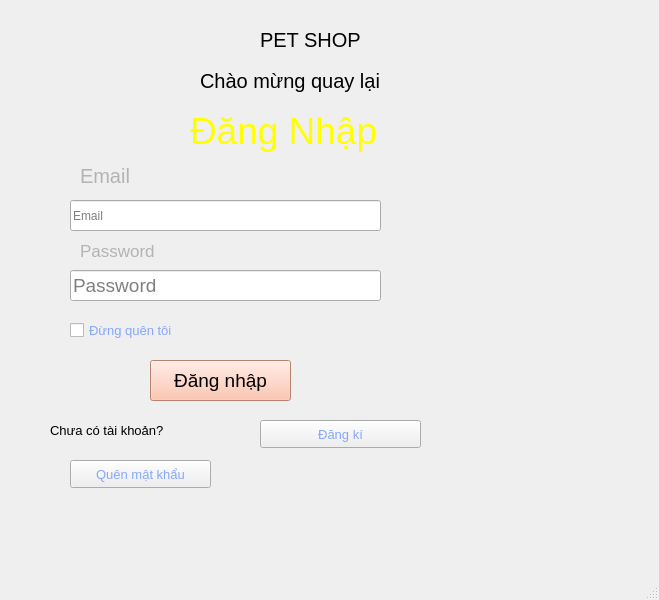
<?xml version="1.0" encoding="UTF-8"?>
<ui version="4.0">
 <class>Login</class>
 <widget class="QMainWindow" name="Login">
  <property name="geometry">
   <rect>
    <x>0</x>
    <y>0</y>
    <width>659</width>
    <height>600</height>
   </rect>
  </property>
  <property name="windowTitle">
   <string>MainWindow</string>
  </property>
  <property name="styleSheet">
   <string notr="true">background-image: url(:/newPrefix/Downloads/IMG_6911.webp);</string>
  </property>
  <widget class="QWidget" name="centralwidget">
   <widget class="QLabel" name="label_6">
    <property name="geometry">
     <rect>
      <x>260</x>
      <y>30</y>
      <width>271</width>
      <height>20</height>
     </rect>
    </property>
    <property name="styleSheet">
     <string notr="true">font-size:15pt;</string>
    </property>
    <property name="text">
     <string>PET SHOP</string>
    </property>
   </widget>
   <widget class="QLabel" name="label_5">
    <property name="geometry">
     <rect>
      <x>200</x>
      <y>50</y>
      <width>321</width>
      <height>61</height>
     </rect>
    </property>
    <property name="styleSheet">
     <string notr="true">font-size:15pt;</string>
    </property>
    <property name="text">
     <string>Chào mừng quay lại</string>
    </property>
   </widget>
   <widget class="QLabel" name="label">
    <property name="geometry">
     <rect>
      <x>190</x>
      <y>80</y>
      <width>241</width>
      <height>101</height>
     </rect>
    </property>
    <property name="styleSheet">
     <string notr="true">color:rgb(255, 255, 0); font-size:28pt;</string>
    </property>
    <property name="text">
     <string>Đăng Nhập</string>
    </property>
   </widget>
   <widget class="QLineEdit" name="txtEmail">
    <property name="geometry">
     <rect>
      <x>70</x>
      <y>200</y>
      <width>311</width>
      <height>31</height>
     </rect>
    </property>
    <property name="styleSheet">
     <string notr="true">font-size:14pt;
QLineEdit {
    color: #A0A0A0; /* Màu xám nhạt */
}
QLineEdit::placeholder {
    color: red; /* Màu bạn muốn cho placeholder */
}</string>
    </property>
    <property name="placeholderText">
     <string>Email</string>
    </property>
   </widget>
   <widget class="QLineEdit" name="txtPassword">
    <property name="geometry">
     <rect>
      <x>70</x>
      <y>270</y>
      <width>311</width>
      <height>31</height>
     </rect>
    </property>
    <property name="focusPolicy">
     <enum>Qt::StrongFocus</enum>
    </property>
    <property name="contextMenuPolicy">
     <enum>Qt::NoContextMenu</enum>
    </property>
    <property name="styleSheet">
     <string notr="true">font-size:14pt;</string>
    </property>
    <property name="text">
     <string/>
    </property>
    <property name="echoMode">
     <enum>QLineEdit::Password</enum>
    </property>
    <property name="placeholderText">
     <string>Password</string>
    </property>
   </widget>
   <widget class="QLabel" name="label_2">
    <property name="geometry">
     <rect>
      <x>80</x>
      <y>150</y>
      <width>141</width>
      <height>51</height>
     </rect>
    </property>
    <property name="styleSheet">
     <string notr="true">font-size:15pt;
color: rgb(179, 179, 179);</string>
    </property>
    <property name="text">
     <string>Email</string>
    </property>
   </widget>
   <widget class="QLabel" name="label_3">
    <property name="geometry">
     <rect>
      <x>80</x>
      <y>230</y>
      <width>111</width>
      <height>41</height>
     </rect>
    </property>
    <property name="styleSheet">
     <string notr="true">color: rgb(179, 179, 179); font-size:13pt;</string>
    </property>
    <property name="text">
     <string>Password</string>
    </property>
   </widget>
   <widget class="QCheckBox" name="checkBox">
    <property name="geometry">
     <rect>
      <x>70</x>
      <y>320</y>
      <width>231</width>
      <height>20</height>
     </rect>
    </property>
    <property name="styleSheet">
     <string notr="true">color:rgb(134, 166, 255); font-size:10pt;</string>
    </property>
    <property name="text">
     <string>Đừng quên tôi</string>
    </property>
   </widget>
   <widget class="QPushButton" name="btnLogin">
    <property name="geometry">
     <rect>
      <x>150</x>
      <y>360</y>
      <width>141</width>
      <height>41</height>
     </rect>
    </property>
    <property name="styleSheet">
     <string notr="true">background-color: rgb(255, 184, 156); font-size:14pt</string>
    </property>
    <property name="text">
     <string>Đăng nhập</string>
    </property>
   </widget>
   <widget class="QLabel" name="label_4">
    <property name="geometry">
     <rect>
      <x>50</x>
      <y>420</y>
      <width>161</width>
      <height>20</height>
     </rect>
    </property>
    <property name="styleSheet">
     <string notr="true">font-size:10pt;</string>
    </property>
    <property name="text">
     <string>Chưa có tài khoản?</string>
    </property>
   </widget>
   <widget class="QPushButton" name="btnRegister">
    <property name="geometry">
     <rect>
      <x>260</x>
      <y>420</y>
      <width>161</width>
      <height>28</height>
     </rect>
    </property>
    <property name="styleSheet">
     <string notr="true">color:rgb(134, 166, 255); font-size:10pt;</string>
    </property>
    <property name="text">
     <string>Đăng kí</string>
    </property>
   </widget>
   <widget class="QPushButton" name="btnforgot">
    <property name="geometry">
     <rect>
      <x>70</x>
      <y>460</y>
      <width>141</width>
      <height>28</height>
     </rect>
    </property>
    <property name="styleSheet">
     <string notr="true">color:rgb(134, 166, 255); font-size:10pt;</string>
    </property>
    <property name="text">
     <string>Quên mật khẩu</string>
    </property>
   </widget>
   <widget class="QLabel" name="label_7">
    <property name="geometry">
     <rect>
      <x>0</x>
      <y>0</y>
      <width>701</width>
      <height>641</height>
     </rect>
    </property>
    <property name="text">
     <string/>
    </property>
    <property name="pixmap">
     <pixmap>../../../Downloads/blob-scene-haikei.png</pixmap>
    </property>
    <property name="scaledContents">
     <bool>true</bool>
    </property>
   </widget>
   <zorder>label_7</zorder>
   <zorder>label_6</zorder>
   <zorder>label_5</zorder>
   <zorder>label</zorder>
   <zorder>txtEmail</zorder>
   <zorder>txtPassword</zorder>
   <zorder>label_2</zorder>
   <zorder>label_3</zorder>
   <zorder>checkBox</zorder>
   <zorder>btnLogin</zorder>
   <zorder>label_4</zorder>
   <zorder>btnRegister</zorder>
   <zorder>btnforgot</zorder>
  </widget>
  <widget class="QMenuBar" name="menubar">
   <property name="geometry">
    <rect>
     <x>0</x>
     <y>0</y>
     <width>659</width>
     <height>26</height>
    </rect>
   </property>
  </widget>
  <widget class="QStatusBar" name="statusbar"/>
 </widget>
 <resources>
  <include location="image.qrc"/>
 </resources>
 <connections/>
</ui>
